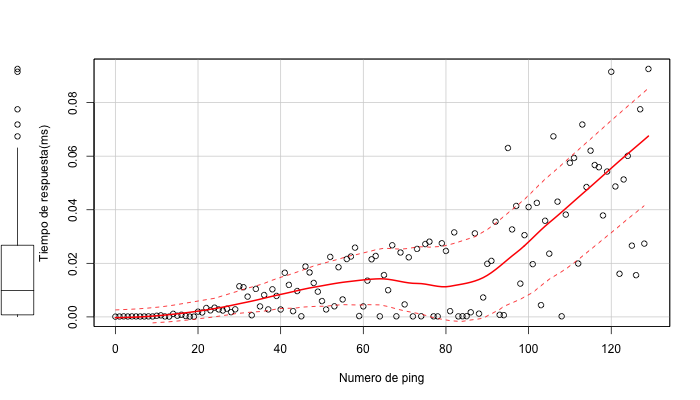

Here is the R script that generated this plot:
args <- commandArgs(trailingOnly = TRUE)
times = scan(args[1])
n = seq(0,length(times) - 1, 1)
png('scatter.png', 700, 400)
library(car, lib.loc="~/Downloads/")
scatterplot(n, times, xlab='Numero de ping', ylab='Tiempo de respuesta(ms)', boxplots='y', reg.line=FALSE, spread=TRUE)
dev.off()